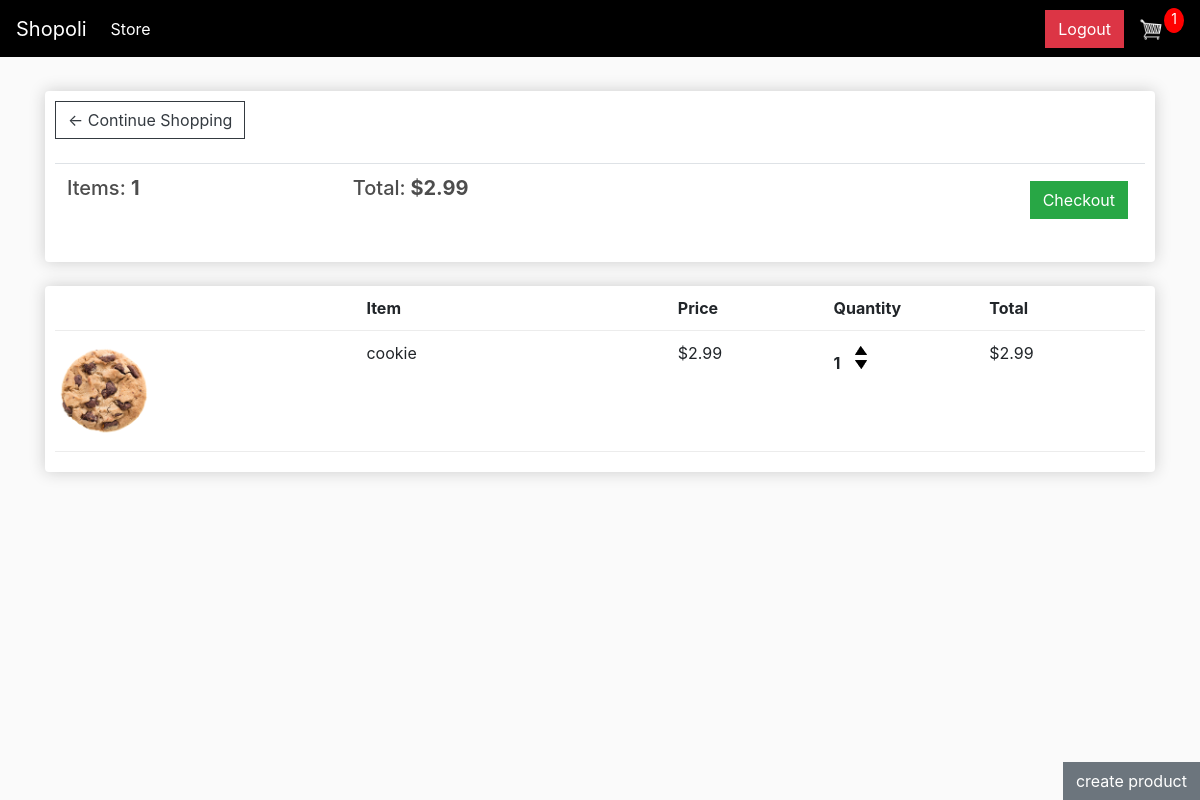
The app's page /cart/ (signed in) with its own data.
### store/models.py (models this page shows, shortened)
class Order(models.Model):
    customer = models.ForeignKey(Customer, on_delete=models.CASCADE)
    date_create = models.DateField(auto_now_add=True, null=True, blank=True)
    complete = models.BooleanField(default=False)
    transaction = models.CharField(max_length=100, null=True, blank=True)
    @property
    def get_order_total_price(self):
        items = self.orderitem_set.all()
        total = sum([item.get_total_price for item in items])
        return total
    @property
    def get_order_total_items(self):
        items = self.orderitem_set.all()
        total = sum([item.quantity for item in items])
        return total

class OrderItem(models.Model):
    product = models.ForeignKey(Product, on_delete=models.CASCADE)
    order = models.ForeignKey(Order, on_delete=models.CASCADE)
    quantity = models.IntegerField(default=0, null=True, blank=True)
    date_added = models.DateTimeField(auto_now_add=True, null=True, blank=True)
    @property
    def get_total_price(self):
        return self.quantity * self.product.price

class Product(models.Model):
    title = models.CharField(max_length=300)
    price = models.DecimalField(max_digits=10, decimal_places=2)
    image = models.ImageField(default='default.png', upload_to='product_pic')

### store/views.py (the view)
# urls.py: path('cart/', views.cart, name='cart'),
def cart(request):
    if request.user.is_authenticated:
        items, order, cartItems = getUserSpec(request)
    else:
        items, order, cartItems = getCartSpec(request)
    context = {'items': items, 'order': order, 'cartItems': cartItems}
    return render(request, 'store/cart.html', context)

### store/functions.py (called while the page is built)
def getUserSpec(request):
    customer = request.user.customer
    order, created = Order.objects.get_or_create(customer=customer, complete=False)
    items = order.orderitem_set.all()
    cartItems = order.get_order_total_items
    return items, order, cartItems

### store/templates/store/cart.html
{% extends "store/base.html" %}
{% load static %}
{% block content %}
    <div class="row">
		<div class="col-lg-12">
			<div class="box-element">
				<a  class="btn btn-outline-dark" href="{% url 'store' %}">&#x2190; Continue Shopping</a>
				<br>
				<br>
				<table class="table">
					<tr>
						<th><h5>Items: <strong>{{ order.get_order_total_items }}</strong></h5></th>
						<th><h5>Total:<strong> ${{ order.get_order_total_price|floatformat:2 }}</strong></h5></th>
						<th>
							<a  style="float:right; margin:5px;" class="btn btn-success" href="{% url 'checkout' %}">Checkout</a>
						</th>
					</tr>
				</table>
			</div>
			<br>
			<div class="box-element">
				<div class="cart-row">
					<div style="flex:2"></div>
					<div style="flex:2"><strong>Item</strong></div>
					<div style="flex:1"><strong>Price</strong></div>
					<div style="flex:1"><strong>Quantity</strong></div>
					<div style="flex:1"><strong>Total</strong></div>
				</div>
				{% for item in items %}
				<div class="cart-row">
					<div style="flex:2"><img class="row-image" src="{{ item.product.image.url }}"></div>
					<div style="flex:2"><p>{{ item.product.title}}</p></div>
					<div style="flex:1"><p>${{ item.product.price|floatformat:2 }}</p></div>
					<div style="flex:1">
						<p class="quantity">{{ item.quantity}}</p>
						<div class="quantity">
							<img data-product={{item.product.id}} data-action="add" class="chg-quantity update-cart" src="{% static  'store/image/arrow-up.png' %}">
							<img data-product={{item.product.id}} data-action="reduce" class="chg-quantity update-cart" src="{% static  'store/image/arrow-down.png' %}">
						</div>
					</div>
					<div style="flex:1"><p>${{ item.get_total_price|floatformat:2 }}</p></div>
				</div>
				{% endfor %}
			</div>
		</div>
	</div>
{% endblock %}

### store/templates/store/base.html (shortened to what this page needs)
<!DOCTYPE html>
{% load static %}
<html lang="en">
<head>
	<link rel="stylesheet" href="https://stackpath.bootstrapcdn.com/bootstrap/4.4.1/css/bootstrap.min.css">
    <link rel="stylesheet" type="text/css" href="{% static 'store/css/main.css' %}">
</head>
<body>
    <nav class="navbar navbar-expand-lg navbar-dark bg-dark">
        <a class="navbar-brand" href="{% url 'store' %}">Shopoli</a>
        <div class="collapse navbar-collapse" id="navbarSupportedContent">
            <ul class="navbar-nav mr-auto">
                <li class="nav-item active">
                    <a class="nav-link" href="{% url 'store' %}">Store <span class="sr-only">(current)</span></a>
                </li>
            </ul>
            <div class="form-inline my-2 my-lg-0">
                {% for group in user.groups.all %}
                    {% if group.name == 'admin' %}
                        <a style="position: fixed; bottom: 0px; right: 0px; " href="{% url 'create-product' %}" class="btn btn-secondary">create product</a>
                    {% endif %}
                {% endfor %}
                {% if user.is_authenticated %}
                    <a href="{% url 'logout' %}" class="btn btn-danger">Logout</a>
                {% else %}
                    <a href="{% url 'login' %}" class="btn btn-danger">login</a>
                {% endif %}
             	<a href="{% url 'cart' %}">
            		<img  id="cart-icon" src="{% static 'store/image/cart.png' %}">
        	    </a>
                <p id="cart-total">{{ cartItems }}</p>
            </div>
        </div>
    </nav>
    <div class="container">
        <br>
        {% block content %}
        {% endblock content %}
    </div>
</body>
</html>

### store/static/store/css/main.css (style rules this page uses)
body { background-color: hsl(0, 0%, 98%); }
h1,h2,h3,h4,h5,h6 { color:hsl(0, 0%, 30%); }
.box-element { box-shadow:hsl(0, 0%, 80%) 0 0 16px; background-color: #fff; border-radius: 4px; padding: 10px; }
.bg-dark { background-color: black!important; }
#cart-icon { width:25px; display: inline-block; margin-left: 15px; }
#cart-total { display: block; text-align: center; color:#fff; background-color: red; width: 20px; height: 25px; border-radius: 50%; font-size: 14px; }
.col-lg-4, .col-lg-6, .col-lg-8, .col-lg-12 { margin-top: 10px; }
.btn { border-radius: 0; }
.row-image { width: 100px; }
.cart-row { display: flex; align-items: flex-stretch; padding-bottom: 10px; margin-bottom: 10px; border-bottom: 1px solid #ececec; }
.quantity { display: inline-block; font-weight: 700; padding-right:10px; }
.chg-quantity { width: 12px; cursor: pointer; display: block; margin-top: 5px; transition:.1s; }

### records on screen
Order: get_order_total_items "1", get_order_total_price "2.99"
OrderItem: product.image (picture), product "cookie", product.price "2.99", quantity "1", get_total_price "2.99"

### other values on screen
{{ cartItems }} "1"
